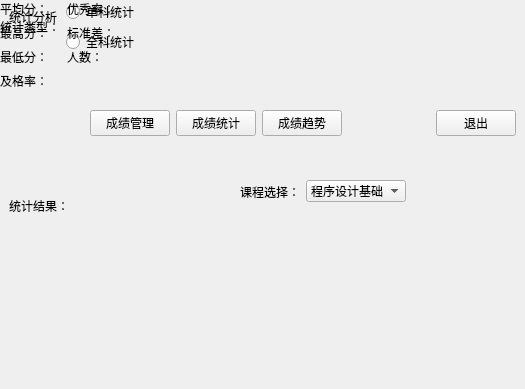
<?xml version="1.0" encoding="UTF-8"?>
<ui version="4.0">
 <class>Form</class>
 <widget class="QWidget" name="Form">
  <property name="geometry">
   <rect>
    <x>0</x>
    <y>0</y>
    <width>525</width>
    <height>389</height>
   </rect>
  </property>
  <property name="windowTitle">
   <string>Form</string>
  </property>
  <widget class="QLabel" name="label">
   <property name="geometry">
    <rect>
     <x>9</x>
     <y>9</y>
     <width>48</width>
     <height>16</height>
    </rect>
   </property>
   <property name="sizePolicy">
    <sizepolicy hsizetype="Preferred" vsizetype="Maximum">
     <horstretch>0</horstretch>
     <verstretch>0</verstretch>
    </sizepolicy>
   </property>
   <property name="text">
    <string>统计分析</string>
   </property>
  </widget>
  <widget class="QLabel" name="label_18">
   <property name="geometry">
    <rect>
     <x>9</x>
     <y>198</y>
     <width>60</width>
     <height>16</height>
    </rect>
   </property>
   <property name="sizePolicy">
    <sizepolicy hsizetype="Preferred" vsizetype="Fixed">
     <horstretch>0</horstretch>
     <verstretch>0</verstretch>
    </sizepolicy>
   </property>
   <property name="text">
    <string>统计结果：</string>
   </property>
  </widget>
  <widget class="QWidget" name="layoutWidget">
   <property name="geometry">
    <rect>
     <x>90</x>
     <y>110</y>
     <width>426</width>
     <height>27</height>
    </rect>
   </property>
   <layout class="QHBoxLayout" name="horizontalLayout_4">
    <item>
     <layout class="QHBoxLayout" name="horizontalLayout_5">
      <item>
       <widget class="QPushButton" name="btnscore">
        <property name="text">
         <string>成绩管理</string>
        </property>
       </widget>
      </item>
      <item>
       <widget class="QPushButton" name="btnstatistics">
        <property name="text">
         <string>成绩统计</string>
        </property>
       </widget>
      </item>
      <item>
       <widget class="QPushButton" name="btntrend">
        <property name="minimumSize">
         <size>
          <width>0</width>
          <height>0</height>
         </size>
        </property>
        <property name="text">
         <string>成绩趋势</string>
        </property>
       </widget>
      </item>
     </layout>
    </item>
    <item>
     <spacer name="horizontalSpacer">
      <property name="orientation">
       <enum>Qt::Orientation::Horizontal</enum>
      </property>
      <property name="sizeHint" stdset="0">
       <size>
        <width>40</width>
        <height>20</height>
       </size>
      </property>
     </spacer>
    </item>
    <item>
     <widget class="QLabel" name="labelTitle">
      <property name="text">
       <string/>
      </property>
     </widget>
    </item>
    <item>
     <spacer name="horizontalSpacer_2">
      <property name="orientation">
       <enum>Qt::Orientation::Horizontal</enum>
      </property>
      <property name="sizeHint" stdset="0">
       <size>
        <width>40</width>
        <height>20</height>
       </size>
      </property>
     </spacer>
    </item>
    <item>
     <widget class="QPushButton" name="btnlogout">
      <property name="text">
       <string>退出</string>
      </property>
     </widget>
    </item>
   </layout>
  </widget>
  <widget class="QWidget" name="">
   <layout class="QHBoxLayout" name="horizontalLayout">
    <item>
     <widget class="QLabel" name="label_2">
      <property name="text">
       <string>统计类型：</string>
      </property>
     </widget>
    </item>
    <item>
     <layout class="QVBoxLayout" name="verticalLayout">
      <item>
       <widget class="QRadioButton" name="radioButton">
        <property name="text">
         <string>单科统计</string>
        </property>
       </widget>
      </item>
      <item>
       <widget class="QRadioButton" name="radioButton_2">
        <property name="text">
         <string>全科统计</string>
        </property>
       </widget>
      </item>
     </layout>
    </item>
   </layout>
  </widget>
  <widget class="QWidget" name="">
   <property name="geometry">
    <rect>
     <x>240</x>
     <y>180</y>
     <width>166</width>
     <height>23</height>
    </rect>
   </property>
   <layout class="QHBoxLayout" name="horizontalLayout_2">
    <item>
     <widget class="QLabel" name="label_3">
      <property name="text">
       <string>课程选择：</string>
      </property>
     </widget>
    </item>
    <item>
     <widget class="QComboBox" name="comboBox">
      <item>
       <property name="text">
        <string>程序设计基础</string>
       </property>
      </item>
      <item>
       <property name="text">
        <string>高等数学</string>
       </property>
      </item>
      <item>
       <property name="text">
        <string>大学英语</string>
       </property>
      </item>
     </widget>
    </item>
   </layout>
  </widget>
  <widget class="QWidget" name="">
   <layout class="QHBoxLayout" name="horizontalLayout_3">
    <item>
     <layout class="QFormLayout" name="formLayout">
      <item row="0" column="0">
       <widget class="QLabel" name="label_4">
        <property name="text">
         <string>平均分：</string>
        </property>
       </widget>
      </item>
      <item row="0" column="1">
       <widget class="QLabel" name="label_5">
        <property name="text">
         <string/>
        </property>
       </widget>
      </item>
      <item row="1" column="0">
       <widget class="QLabel" name="label_7">
        <property name="text">
         <string>最高分：</string>
        </property>
       </widget>
      </item>
      <item row="1" column="1">
       <widget class="QLabel" name="label_6">
        <property name="text">
         <string/>
        </property>
       </widget>
      </item>
      <item row="2" column="0">
       <widget class="QLabel" name="label_9">
        <property name="text">
         <string>最低分：</string>
        </property>
       </widget>
      </item>
      <item row="2" column="1">
       <widget class="QLabel" name="label_8">
        <property name="text">
         <string/>
        </property>
       </widget>
      </item>
      <item row="3" column="0">
       <widget class="QLabel" name="label_11">
        <property name="text">
         <string>及格率：</string>
        </property>
       </widget>
      </item>
      <item row="3" column="1">
       <widget class="QLabel" name="label_10">
        <property name="text">
         <string/>
        </property>
       </widget>
      </item>
     </layout>
    </item>
    <item>
     <layout class="QFormLayout" name="formLayout_2">
      <item row="0" column="0">
       <widget class="QLabel" name="label_12">
        <property name="text">
         <string>优秀率：</string>
        </property>
       </widget>
      </item>
      <item row="1" column="0">
       <widget class="QLabel" name="label_14">
        <property name="text">
         <string>标准差：</string>
        </property>
       </widget>
      </item>
      <item row="2" column="0">
       <widget class="QLabel" name="label_16">
        <property name="text">
         <string>人数：</string>
        </property>
        <property name="alignment">
         <set>Qt::AlignmentFlag::AlignRight|Qt::AlignmentFlag::AlignTrailing|Qt::AlignmentFlag::AlignVCenter</set>
        </property>
       </widget>
      </item>
      <item row="2" column="1">
       <widget class="QLabel" name="label_17">
        <property name="text">
         <string/>
        </property>
       </widget>
      </item>
      <item row="0" column="1">
       <widget class="QLabel" name="label_13">
        <property name="text">
         <string/>
        </property>
       </widget>
      </item>
      <item row="1" column="1">
       <widget class="QLabel" name="label_15">
        <property name="text">
         <string/>
        </property>
       </widget>
      </item>
     </layout>
    </item>
   </layout>
  </widget>
 </widget>
 <resources/>
 <connections/>
</ui>
